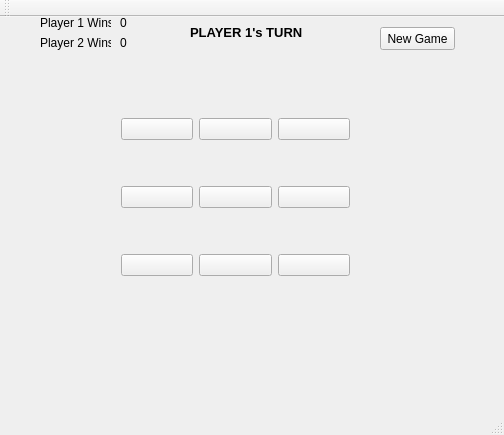
<?xml version="1.0" encoding="UTF-8"?>
<ui version="4.0">
 <class>MainWindow</class>
 <widget class="QMainWindow" name="MainWindow">
  <property name="geometry">
   <rect>
    <x>0</x>
    <y>0</y>
    <width>504</width>
    <height>435</height>
   </rect>
  </property>
  <property name="windowTitle">
   <string>MainWindow</string>
  </property>
  <widget class="QWidget" name="centralWidget">
   <widget class="QWidget" name="gridLayoutWidget">
    <property name="geometry">
     <rect>
      <x>110</x>
      <y>50</y>
      <width>251</width>
      <height>261</height>
     </rect>
    </property>
    <layout class="QGridLayout" name="gridLayout">
     <item row="2" column="2">
      <widget class="QPushButton" name="button0_2">
       <property name="text">
        <string/>
       </property>
      </widget>
     </item>
     <item row="2" column="0">
      <widget class="QPushButton" name="button0_0">
       <property name="text">
        <string/>
       </property>
      </widget>
     </item>
     <item row="3" column="0">
      <widget class="QPushButton" name="button1_0">
       <property name="text">
        <string/>
       </property>
      </widget>
     </item>
     <item row="2" column="1">
      <widget class="QPushButton" name="button0_1">
       <property name="text">
        <string/>
       </property>
      </widget>
     </item>
     <item row="3" column="2">
      <widget class="QPushButton" name="button1_2">
       <property name="text">
        <string/>
       </property>
      </widget>
     </item>
     <item row="3" column="1">
      <widget class="QPushButton" name="button1_1">
       <property name="text">
        <string/>
       </property>
      </widget>
     </item>
     <item row="4" column="1">
      <widget class="QPushButton" name="button2_1">
       <property name="text">
        <string/>
       </property>
      </widget>
     </item>
     <item row="4" column="2">
      <widget class="QPushButton" name="button2_2">
       <property name="text">
        <string/>
       </property>
      </widget>
     </item>
     <item row="4" column="0">
      <widget class="QPushButton" name="button2_0">
       <property name="text">
        <string/>
       </property>
      </widget>
     </item>
    </layout>
   </widget>
   <widget class="QLabel" name="p1Label">
    <property name="geometry">
     <rect>
      <x>40</x>
      <y>-10</y>
      <width>71</width>
      <height>31</height>
     </rect>
    </property>
    <property name="text">
     <string>Player 1 Wins:</string>
    </property>
   </widget>
   <widget class="QLabel" name="p2Label_2">
    <property name="geometry">
     <rect>
      <x>40</x>
      <y>10</y>
      <width>71</width>
      <height>31</height>
     </rect>
    </property>
    <property name="text">
     <string>Player 2 Wins:</string>
    </property>
   </widget>
   <widget class="QLabel" name="p1Wins">
    <property name="geometry">
     <rect>
      <x>120</x>
      <y>-5</y>
      <width>21</width>
      <height>21</height>
     </rect>
    </property>
    <property name="text">
     <string>0</string>
    </property>
   </widget>
   <widget class="QLabel" name="p2Wins">
    <property name="geometry">
     <rect>
      <x>120</x>
      <y>15</y>
      <width>21</width>
      <height>21</height>
     </rect>
    </property>
    <property name="text">
     <string>0</string>
    </property>
   </widget>
   <widget class="QPushButton" name="pushButtonReset">
    <property name="geometry">
     <rect>
      <x>380</x>
      <y>10</y>
      <width>75</width>
      <height>23</height>
     </rect>
    </property>
    <property name="text">
     <string>New Game</string>
    </property>
   </widget>
   <widget class="QLabel" name="labelPlayerTurn">
    <property name="geometry">
     <rect>
      <x>190</x>
      <y>0</y>
      <width>121</width>
      <height>31</height>
     </rect>
    </property>
    <property name="palette">
     <palette>
      <active>
       <colorrole role="LinkVisited">
        <brush brushstyle="SolidPattern">
         <color alpha="255">
          <red>0</red>
          <green>0</green>
          <blue>255</blue>
         </color>
        </brush>
       </colorrole>
      </active>
      <inactive>
       <colorrole role="LinkVisited">
        <brush brushstyle="SolidPattern">
         <color alpha="255">
          <red>0</red>
          <green>0</green>
          <blue>255</blue>
         </color>
        </brush>
       </colorrole>
      </inactive>
      <disabled>
       <colorrole role="LinkVisited">
        <brush brushstyle="SolidPattern">
         <color alpha="255">
          <red>0</red>
          <green>0</green>
          <blue>255</blue>
         </color>
        </brush>
       </colorrole>
      </disabled>
     </palette>
    </property>
    <property name="font">
     <font>
      <pointsize>10</pointsize>
      <weight>75</weight>
      <bold>true</bold>
     </font>
    </property>
    <property name="text">
     <string>PLAYER 1's TURN</string>
    </property>
   </widget>
  </widget>
  <widget class="QMenuBar" name="menuBar">
   <property name="geometry">
    <rect>
     <x>0</x>
     <y>0</y>
     <width>504</width>
     <height>21</height>
    </rect>
   </property>
  </widget>
  <widget class="QToolBar" name="mainToolBar">
   <attribute name="toolBarArea">
    <enum>TopToolBarArea</enum>
   </attribute>
   <attribute name="toolBarBreak">
    <bool>false</bool>
   </attribute>
  </widget>
  <widget class="QStatusBar" name="statusBar"/>
 </widget>
 <layoutdefault spacing="6" margin="11"/>
 <resources/>
 <connections/>
</ui>
